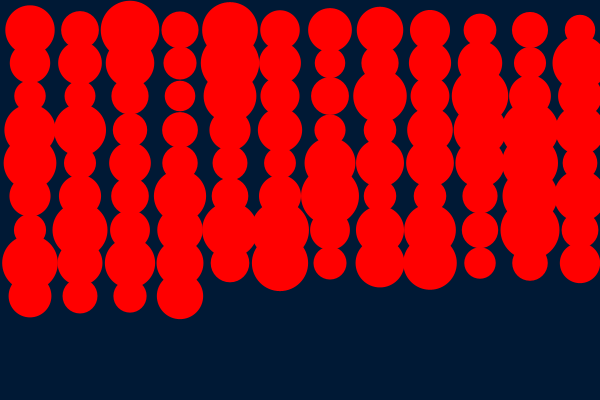
Frame 1 (no input)
Frame 60 (the mouse pressed at the canvas centre just before this capture): identical to frame 1, image omitted
Frame 120 (the mouse held since frame 60 and released just before this capture): identical to frame 1, image omitted

The Processing sketch that drew this single still picture (run headless with seeded random() and noise(); from frame 60 on, the mouse is pressed at the canvas centre):

// Processing sketch: moreButtons
// ── moreButtons.pde
/*
* 10 Points: Make a circle
* 20 Points: Click the circle and change color
* 30 Points: Cycle colors when clicked from red, green, blue, and back again (or any three colors)
* 5 Points: Each extra color beyond three (repeatable)
* 25 Points: Put this button in a class
* 25 Points: Have more than 10 buttons
* 10 Points: Have each button have a random size
* 30 Points: Line up your circles in a grid
* 20 Points: Have the mouse Drag over the circles to change them in addition to click
*/

int numButtons = 100;
CircleButton[] buttons = new CircleButton[numButtons];
void setup() {
  size(600, 400);
  float offset = 30;
  int numPerRow = 12;
  for (int i = 0; i<numButtons; i++) {
    //buttons[i] = new CircleButton(random(width), random(height), random(30, 60));
    buttons[i] = new CircleButton(i%numPerRow * width/numPerRow + offset, i/numPerRow*height/numPerRow + offset, random(30, 60) );
  }
}
void draw() {
  background(#001935);
  for (int i = 0; i<numButtons; i++) {
    buttons[i].display();
  }
}
void mouseDragged() {
  for (int i = 0; i<numButtons; i++) {
    buttons[i].handleClick();
  }
}
void mouseClicked() {
  for (int i = 0; i<numButtons; i++) {
    buttons[i].handleClick();
  }
}

// ── CircleButton.pde
class CircleButton {
  float x, y, w;
  int STATE = 0;
  CircleButton(float _x, float _y, float _w){
    x = _x;
    y = _y;
    w = _w;
  }
  void display() {
    noStroke();
    if (STATE == 0) {
      fill(255, 0, 0);
    } else if (STATE == 1) {
      fill(0, 255, 0);
    } else if (STATE == 2) {
      fill( 0, 0, 255);
    }
    ellipse(x, y, w, w);
  }
  void handleClick() {
    if (dist(mouseX, mouseY, x, y) < w/2) {
      STATE++;
      if (STATE > 2) {
        STATE = 0;
      }
    }
  }
}
